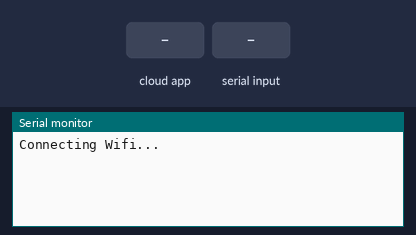
Bench run of a sketch on a simulated ESP8266 (NodeMCU). Shown: the last lines printed to the serial monitor. Inputs (shaded band) come from the test bench. WiFi joins after 1.5 s; servers stay silent unless stated; the Firebase database answers and starts empty.

Above: at 2.7 s.
2.8 s: the phone or cloud app sets isDetected to 1
At 4.5 s:
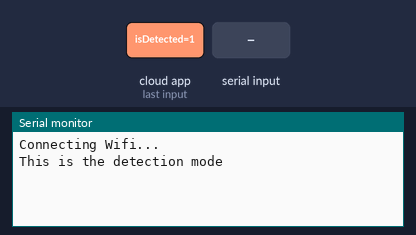
4.8 s: the phone or cloud app sets isActivated to 1
At 5.7 s:
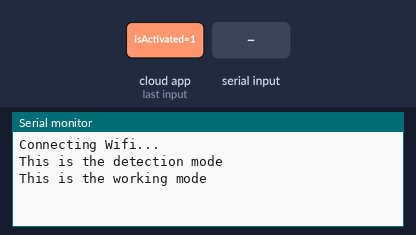
6.7 s: "1" received over the second serial link
At 7.8 s:
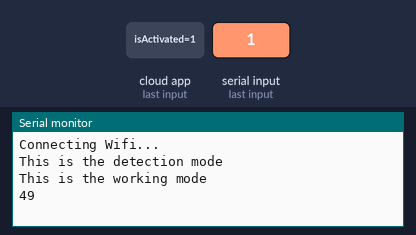

Measured:
- after the input at 2.8 s, the serial monitor: prints a new line after 0.51 s (image 1)
- after the input at 4.8 s, the serial monitor: prints a new line after 0.46 s (image 2)
- after the input at 6.7 s, the serial monitor: prints a new line after 0.51 s (image 3)

The sketch:

esp8266sketch.ino
```cpp
//#include <FirebaseArduino.h>
#include <FirebaseESP8266.h>
#include <ESP8266WiFi.h>
#include <ESP8266WiFiMulti.h>
#include <SoftwareSerial.h>

SoftwareSerial MySerial(4, 5); //RX,TX = D1, D2, common GND
ESP8266WiFiMulti wifiMulti;
FirebaseData firebaseData;

#define FIREBASE_HOST "farmbotcnc.firebaseio.com"
#define FIREBASE_AUTH "qMYQ1i0drocYWOxBFXf66d7BHyDwT5FtzRfnWNqR"

bool connectioWasAlive = true;
//String data = "*s;autorace_2G;autoraceonly;abcdefgh;123456789#";
const char *wifi[4];
String dataPic;
String value[5];
String stringFromMega;

void setup(){
  Serial.begin(9600);
  MySerial.begin(19200);
  wifiMulti.addAP("autorace_2.4G","autoraceonly");
  connectWiFi();

  Firebase.begin(FIREBASE_HOST, FIREBASE_AUTH);
}

void processingData(){
  //Get important variables from Firebase
    String cameraActivatedURL = "/allWorkingModes/weedDetectionMode/cameraActivated";
    String isFinishedURL = "/allWorkingModes/weedDetectionMode/isFinished";
    String isDetectedURL = "/allWorkingModes/weedDetectionMode/isDetected";
    String isActivatedURL = "/allWorkingModes/weedDetectionMode/isActivated";
    int modeSelect = 0;

    Firebase.getInt(firebaseData, isDetectedURL);
    int isDetected = firebaseData.intData();

    Firebase.getInt(firebaseData, isActivatedURL);
    int isActivated = firebaseData.intData();

    Firebase.getInt(firebaseData, cameraActivatedURL);
    int cameraActivated = firebaseData.intData();

    Firebase.getInt(firebaseData, isFinishedURL);
    int isFinished = firebaseData.intData();

    if(isDetected == 1 && isActivated == 0){
      modeSelect = 1;
    }else if(isActivated == 1 && isDetected == 0){
      modeSelect = 2;
    }else {
      modeSelect = 0;
    }

    switch(modeSelect){
      case 1:
        Serial.println("This is the detection mode");
        MySerial.print("*5;1");
        Firebase.setInt(firebaseData, isDetectedURL, 0);
        break;
      case 2:
        Serial.println("This is the working mode");
        Firebase.setInt(firebaseData, isActivatedURL, 0);
        break;
    }
}

void loop() {
  // put your main code here, to run repeatedly:
  if(MySerial.available()){
       stringFromMega = MySerial.read();
       Serial.println(stringFromMega);
    }

   processingData();
}

void connectWiFi(){
  Serial.println("Connecting Wifi...");
  for(int k=0;k<30;k++){
     if (wifiMulti.run() != WL_CONNECTED){
      if (connectioWasAlive == true){
        connectioWasAlive = false;
        Serial.print("Looking for WiFi ");
        }
        Serial.print(".");
        delay(500);
        }
    else if (connectioWasAlive == false){
      connectioWasAlive = true;
      Serial.printf(" connected to %s\n", WiFi.SSID().c_str());
      if (WiFi.status() == WL_CONNECTED){
        Serial.println("");
        Serial.println("WiFi connected");
        WiFi.softAPdisconnect(true);
        }
      else {
        Serial.println("lỗi kết nối");
        delay(1000);
        ESP.reset();
        delay(2000);
        }
      }
    }
  }
```
